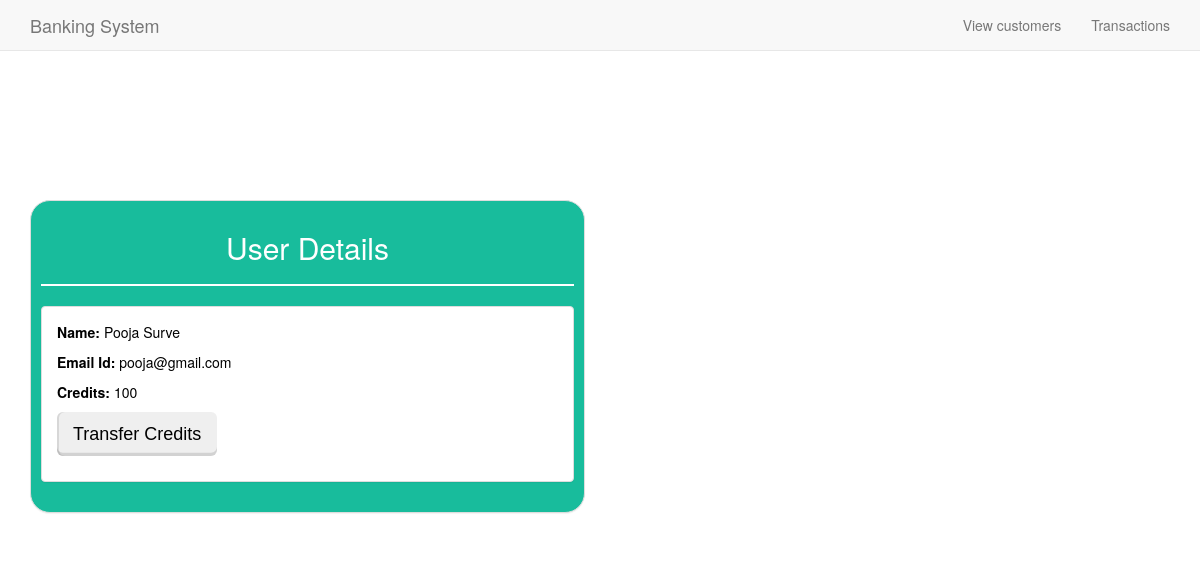
/transfer.php?id=3, run on the app's committed database.
### tables this page shows
CREATE TABLE `customer` (
  `id` int(11) NOT NULL,
  `name` varchar(50) NOT NULL,
  `email` varchar(100) NOT NULL,
  `balance` bigint(20) NOT NULL
);

### transfer.php (the view, shortened to what this page needs)
<?php
require_once "config.php";
     ?>
<!DOCTYPE html>
<html>
<head>
  <link href="//netdna.bootstrapcdn.com/bootstrap/3.2.0/css/bootstrap.min.css" rel="stylesheet" id="bootstrap-css">
  <link rel="stylesheet" type="text/css" href="home.css">
</head>
<body>
<?php include("nav.php") ?>
<?php
$stmt = $pdo->prepare("SELECT * FROM customer where id = :xyz");
$stmt->execute(array(":xyz" => $_GET['id']));
$row = $stmt->fetch(PDO::FETCH_ASSOC);
?>
    <div class="container" style=" padding-top:200px;"  >
          <div class="row" >
             <div class="col-sm offset-md-3 col-md-6" style="">
                  <div class="panel panel-default bg-dark  " style="padding: 10px; color:white; border-radius: 20px;background-color: #18bc9c;">
                       <h2 style="text-align: center;">User Details</h2>
                           <hr style="border:1px solid white;">
                                <div class="panel panel-default" style="color:  black;" >
                                   <div class="panel-body">
            <p><b>Name:</b> <?php echo htmlentities($row['name']?? 'default value'); ?></p>
            <p><b>Email Id:</b> <?php echo htmlentities($row['email']?? 'default value'); ?></p>
            <p><b>Credits:</b> <?php echo htmlentities($row['balance']?? 'default value'); ?></p>
            <p><button class="btn btn-dark btn-lg view_data" data-toggle="modal" data-target="#transfer<?php echo $row['id'] ?>">Transfer Credits</button></p>
                                   </div>
                                </div>
            </div>
            </div>
          </div>
   </div>
</body>
</html>

### home.css (style rules this page uses)
.btn:not(a) { border:0;border-bottom:0;border-left:0;font-weight:'900';font-family:'Ubuntu', sans-serif;box-shadow: inset 0 -3.2px rgba(0, 0, 0, 0.12),inset 2px 0 rgba(0, 0, 0, 0.1);outline:none;-webkit-outline:none;-o-outline:none;-moz-outline:none; }

### data on the page
customer: name "Pooja Surve", email "pooja@gmail.com", balance "100"
